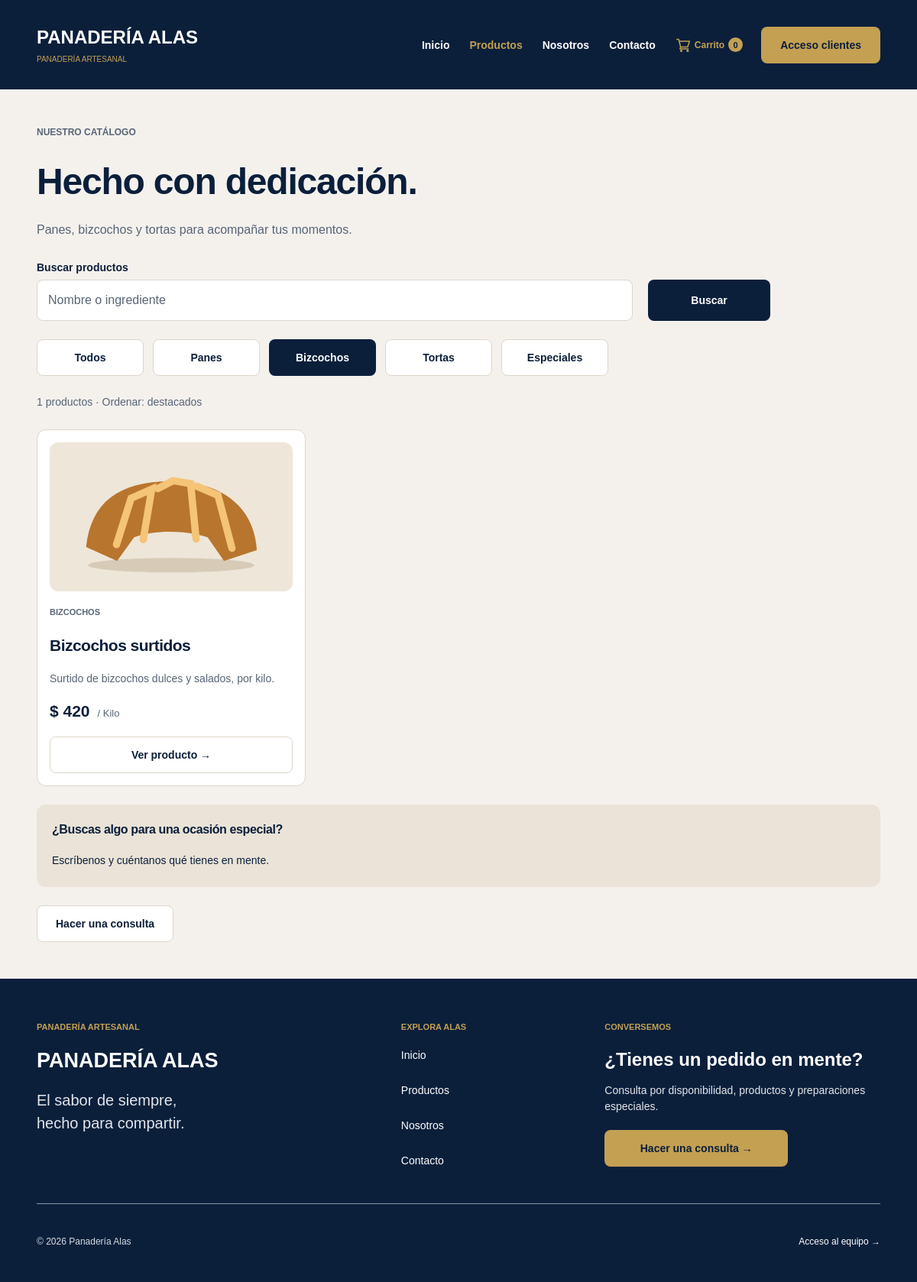
Page /productos.php?categoria=Bizcochos on the committed database.
### tables this page shows
CREATE TABLE IF NOT EXISTS productos (
    id_producto INT UNSIGNED AUTO_INCREMENT PRIMARY KEY,
    nombre VARCHAR(120) NOT NULL,
    descripcion VARCHAR(280) NOT NULL,
    precio DECIMAL(10,2) UNSIGNED NOT NULL,
    activo TINYINT(1) NOT NULL DEFAULT 1,
    categoria VARCHAR(30) NOT NULL DEFAULT 'Panes',
    presentacion VARCHAR(80) NOT NULL DEFAULT 'Unidad',
    ingredientes TEXT NULL,
    alergenos VARCHAR(500) NOT NULL DEFAULT '',
    imagen VARCHAR(255) NOT NULL DEFAULT '',
    destacado TINYINT(1) NOT NULL DEFAULT 0,
    eliminado_en DATETIME NULL,
    creado_en TIMESTAMP NOT NULL DEFAULT CURRENT_TIMESTAMP,
    actualizado_en TIMESTAMP NOT NULL DEFAULT CURRENT_TIMESTAMP ON UPDATE CURRENT_TIMESTAMP
);

### public/productos.php (called while the page is built)
<?php
require __DIR__ . '/../app/Controllers/publicas/productos.php';
require __DIR__ . '/../app/Views/publicas/productos.php';

### app/Core/http.php (called while the page is built, shortened)
<?php
function base_url(string $ruta = ''): string
{
    $raiz = str_replace('\\', '/', dirname(__DIR__, 2));
    $documento = str_replace('\\', '/', rtrim($_SERVER['DOCUMENT_ROOT'] ?? dirname($raiz), '/\\'));
    $base = str_starts_with($raiz, $documento . '/') ? substr($raiz, strlen($documento)) : '/software-pedidos-alas';
    return $base . '/' . ltrim($ruta, '/');
}
function get(string $clave, string $predeterminado = ''): string
{
    if (!isset($_GET[$clave]) || !is_scalar($_GET[$clave])) {
        return $predeterminado;
    }
    return trim((string) $_GET[$clave]);
}

### app/Controllers/publicas/productos.php (called while the page is built, shortened)
<?php
$busqueda = get('q');
$categoria = get('categoria');
$condiciones = 'activo = 1 AND eliminado_en IS NULL';
$parametros = [];
$tipos = '';
if (in_array($categoria, categories(), true)) {
    $condiciones .= ' AND categoria = ?';
    $tipos .= 's';
    $parametros[] = $categoria;
}
$productos = rows("SELECT * FROM productos WHERE $condiciones ORDER BY destacado DESC, id_producto", $tipos, $parametros);

### app/Core/presentacion.php (called while the page is built, shortened)
<?php
function e(mixed $valor): string
{
    return htmlspecialchars((string) $valor, ENT_QUOTES | ENT_SUBSTITUTE, 'UTF-8');
}
function money(mixed $importe): string
{
    $numero = (float) $importe;
    $decimales = $numero === floor($numero) ? 0 : 2;
    return '$ ' . number_format($numero, $decimales, ',', '.');
}
function categories(): array
{
    return ['Panes', 'Bizcochos', 'Tortas', 'Especiales'];
}
function product_image(array $producto): string
{
    $archivo = match ($producto['categoria'] ?? 'Panes') {
        'Bizcochos' => 'croissant.svg',
        'Tortas', 'Especiales' => 'torta.svg',
        default => 'pan.svg',
    };
    return base_url('public/images/' . $archivo);
}

### app/Core/base-datos.php (called while the page is built, shortened)
<?php
function sql(string $consulta, string $tipos = '', array $parametros = []): mysqli_stmt
{
    global $conexion;
    $sentencia = $conexion->prepare($consulta);
    if ($tipos !== '') {
        $sentencia->bind_param($tipos, ...$parametros);
    }
    $sentencia->execute();
    return $sentencia;
}
function rows(string $consulta, string $tipos = '', array $parametros = []): array
{
    return sql($consulta, $tipos, $parametros)->get_result()->fetch_all(MYSQLI_ASSOC);
}

### app/Views/partials/product-card.php (the view)
<article class="product-card">
    <a class="product-picture" href="<?= e(base_url('public/producto.php?id=' . $producto['id_producto'])) ?>">
    <img src="<?= e(product_image($producto)) ?>" width="400" height="245" alt="<?= e($producto['nombre']) ?>" loading="lazy">
    </a> <span class="eyebrow"><?= e($producto['categoria']) ?></span>
    <h3><a href="<?= e(base_url('public/producto.php?id=' . $producto['id_producto'])) ?>"><?= e($producto['nombre']) ?></a></h3>
    <p><?= e($producto['descripcion']) ?></p>
    <div class="price">
        <?= money($producto['precio']) ?> <small>/ <?= e($producto['presentacion']) ?></small>
    </div>
    <a class="button outline full" href="<?= e(base_url('public/producto.php?id=' . $producto['id_producto'])) ?>">Ver producto →</a>
</article>

### app/Views/publicas/productos.php (shortened to what this page needs)
<?php require __DIR__ . '/../partials/layout-header.php'; ?>
<main id="contenido" class="container section">
    <div class="page-heading">
        <span class="eyebrow">NUESTRO CATÁLOGO</span>
        <h1>Hecho con dedicación.</h1>
        <p>Panes, bizcochos y tortas para acompañar tus momentos.</p>
    </div>
    <form class="search-form" method="get">
        <label>Buscar productos
            <input name="q" value="<?= e($busqueda) ?>" placeholder="Nombre o ingrediente" maxlength="120">
        </label>
        <button class="button navy">Buscar</button>
    </form>
    <nav class="filters" aria-label="Categorías">
        <?php foreach (['' => 'Todos'] + array_combine(categories(), categories()) as $valor => $etiqueta): ?>
        <a class="button <?= $categoria === $valor ? 'navy' : 'outline' ?>" <?= $categoria === $valor ? 'aria-current="true"' : '' ?> href="?<?= e(http_build_query(['q' => $busqueda, 'categoria' => $valor])) ?>"><?= e($etiqueta) ?></a>
        <?php endforeach; ?>
    </nav>
    <?php if (!$productos): ?>
    <section class="card empty">
        <h2>No encontramos ese producto</h2>
        <p>Prueba con otra palabra o vuelve a ver todas las categorías.</p>
        <a class="button gold" href="productos.php">Ver todos los productos</a>
    </section>
    <?php else: ?>
    <p class="results-count"><?= count($productos) ?> productos · Ordenar: destacados</p>
    <div class="product-grid">
        <?php foreach ($productos as $producto) { require __DIR__ . '/../partials/product-card.php'; } ?>
    </div>
    <?php endif; ?>
    <aside class="callout">
        <h3>¿Buscas algo para una ocasión especial?</h3>
        <p>Escríbenos y cuéntanos qué tienes en mente.</p>
    </aside>
    <a class="button outline" href="contacto.php">Hacer una consulta</a>
</main>
<?php require __DIR__ . '/../partials/layout-footer.php'; ?>

### public/css/alas.css (style rules this page uses)
:root { --navy:#0b1f3b; --gold:#c3a052; --cream:#f4f1ed; --white:#fff; --muted:#586577; --border:#ddd5c9; --sand:#eae3d7; --red:#ab3032; --green:#146b4b; --radius:12px; font-family:Arial,Helvetica,sans-serif; color:var(--navy); background:var(--cream); font-synthesis:none }
* { box-sizing:border-box }
body { margin:0; min-width:320px; min-height:100vh; display:flex; flex-direction:column }
main { flex:1 }
a { color:inherit; text-decoration:none }
button,input,select,textarea { font:inherit }
button,a,input,select,textarea { -webkit-tap-highlight-color:transparent }
button { cursor:pointer }
img { display:block; max-width:100%; height:auto }
p { color:var(--muted); font-size:16px; line-height:1.55; margin:0 0 20px }
h1,h2,h3,h4 { line-height:1.18; margin:0 0 20px; letter-spacing:-.025em }
h1 { font-size:48px; line-height:1.16; font-weight:750 }
h3 { font-size:24px }
small,.small { font-size:13px; line-height:1.5; color:var(--muted) }
.container { width:calc(100% - 96px); max-width:1344px; margin-inline:auto }
.section { padding-block:48px }
.eyebrow { display:block; color:var(--muted); font-size:12px; font-weight:600; line-height:1.4; letter-spacing:0; text-transform:uppercase; margin-bottom:24px }
.page-heading { margin-bottom:24px }
.page-heading h1 { margin-top:28px; margin-bottom:24px }
.page-heading p { margin:0 }
.button { display:inline-flex; justify-content:center; align-items:center; gap:8px; padding:13px 24px; min-height:48px; min-width:160px; border:1px solid transparent; border-radius:8px; font-size:14px; line-height:20px; font-weight:600; text-align:center; color:var(--navy); text-decoration:none; transition:background-color .15s,box-shadow .15s; cursor:pointer }
.outline { border-color:var(--border); background:var(--white) }
.navy { background:var(--navy); color:var(--white) }
.full { width:100% }
.callout { padding:24px 20px; background:var(--sand); border-radius:var(--radius); margin:24px 0 }
.callout h3,.callout h4 { font-size:16px; margin-bottom:20px }
.callout p { color:var(--navy); font-size:14px; margin:0 }
label { display:flex; flex-direction:column; gap:8px; color:var(--navy); font-size:14px; font-weight:600 }
input,select,textarea { border:1px solid var(--border); border-radius:8px; min-height:54px; padding:14px; color:var(--muted); background:white; width:100%; font-size:16px; font-weight:400; line-height:24px }
input::placeholder,textarea::placeholder { color:var(--muted); opacity:1 }
.category-grid,.product-grid,.values-grid,.stats-grid { display:grid; grid-template-columns:repeat(3,minmax(0,1fr)); gap:24px }
.product-card { border:1px solid var(--border); border-radius:var(--radius); padding:16px; background:white; display:flex; flex-direction:column; gap:0 }
.product-picture { display:block; margin-bottom:20px; overflow:hidden; border-radius:var(--radius); background:#eee6d8 }
.product-picture img { width:100%; aspect-ratio:400/245; object-fit:cover }
.product-card .eyebrow { font-size:11px; margin:0 0 22px }
.product-card h3 { font-size:21px; line-height:1.3; margin-bottom:20px }
.product-card p { font-size:14px; line-height:1.5; margin-bottom:20px }
.price { display:flex; gap:10px; align-items:baseline; font-size:21px; font-weight:700; margin-top:auto; margin-bottom:20px }
.price small { font-weight:400 }
.product-card .button { min-height:48px }
.search-form { display:flex; gap:20px; align-items:flex-end; margin:28px 0 24px; max-width:960px }
.search-form label:first-child { flex:1; min-width:0 }
.search-form .button { height:54px }
.filters { display:flex; flex-wrap:wrap; gap:12px; margin:24px 0 }
.filters .button { min-width:140px }
.results-count { margin:24px 0; color:var(--muted); font-size:14px }

### rows in the picture
productos: categoria "BIZCOCHOS", nombre "Bizcochos surtidos", descripcion "Surtido de bizcochos dulces y salados, por kilo.", precio "$ 420", presentacion "Kilo"

### other values in the picture
$etiqueta "Inicio"
$etiqueta "Productos"
$etiqueta "Nosotros"
$etiqueta "Contacto"
array_sum($_SESSION['carrito'] ?? []) "0"
$etiqueta "Todos"
$etiqueta "Panes"
$etiqueta "Bizcochos"
$etiqueta "Tortas"
$etiqueta "Especiales"
count($productos) "1"
